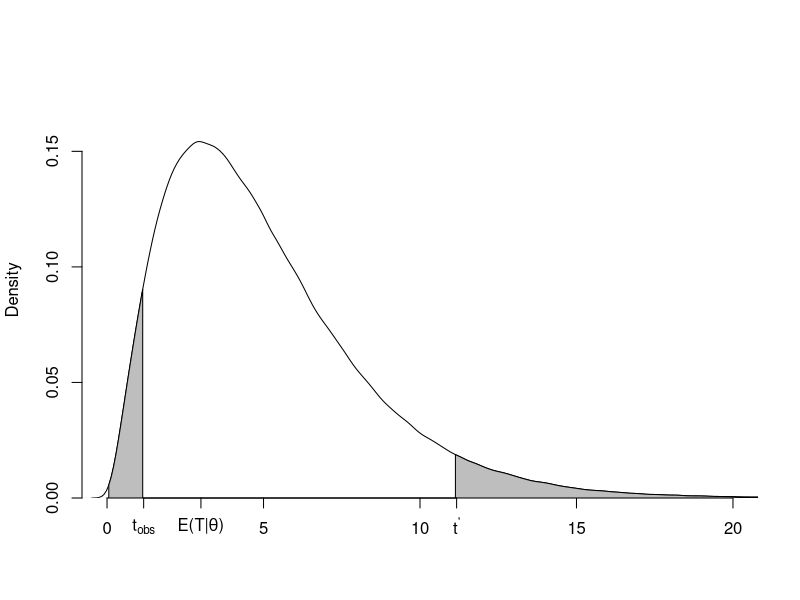

Write the R code that produced this figure.
## ---- chunk 1
# the power in test B
dbinom(3,5,2/3)+dbinom(4,5,2/3)+dbinom(5,5,2/3)
# the size in test B
dbinom(3,5,0.5)+dbinom(4,5,0.5)+dbinom(5,5,0.5)
## ---- chunk 2
x <- rchisq(1000000, 5)
q100 <- quantile(x, 1)
q95 <- quantile(x, .95)
q05 <- quantile(x, 0.05)
q00 <- quantile(x,0)
dens <- density(x)
plot(dens, xlim=c(0,20), frame.plot = FALSE, main=" ", yaxs="i",
     ylim=c(0,0.18), xlab="")
x1 <- max(which(dens$x <= q05))
x2 <- min(which(dens$x > q00))
x3 <- min(which(dens$x >= q95))
x4 <- max(which(dens$x <  q100))
with(dens, polygon(x=c(x[c(x1,x1:x2,x2)]), y= c(0, y[x1:x2], 0), col="gray"))
with(dens, polygon(x=c(x[c(x3,x3:x4,x4)]), y= c(0, y[x3:x4], 0), col="gray"))

axis(1, at=c(1.17,3,11.17), labels = c(expression(t[obs]), expression(paste("E(T|",theta,")", sep = "")), expression(t^"'")))
